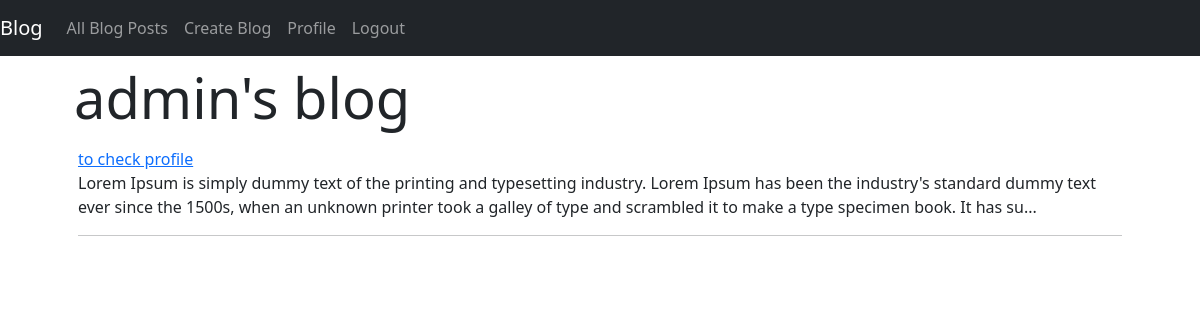
The app's page /accounts/profile/rukhsar/ (signed in) with its own data.
### posts/models.py (models this page shows, shortened)
class Post(models.Model):
    title=models.CharField(max_length=255, blank=True, null=True)
    content=models.TextField(blank=True, null=True)
    created_at=models.DateTimeField(auto_now_add=True, blank=True, null=True)
    updated_at=models.DateTimeField(auto_now=True,  blank=True, null=True)
    author=models.ForeignKey(User, on_delete= models.CASCADE, blank=True, null=True)
    likes=models.ManyToManyField(User,related_name='blog_post')

### accounts/views.py (the view)
# urls.py: path('profile/<str:username>/',user_profile_view,name='profile')
def user_profile_view(request,username):
    user=User.objects.get(username=username)
    posts=Post.objects.filter(author=user)
    context={'posts':posts}
    return render(request,'accounts/profile.html', context=context)

### accounts/templates/accounts/profile.html
{% extends 'base.html' %}
{% block content %}
  <div class="container px-5">
    <div class="row">
      <h1 class ="display-4 p-2">{{user}}'s blog</h1>
    </div>
    <div class="row">
      <div class="col-12">
        {% for p in posts  %}
          <a href="{% url 'posts:detail' id=p.id %}">{{p.title}}</a>
          <br>
          {% if p.content|length > 255 %}
            <p> {{p.content|slice:"255"}}...</p>
          {% else %}
            <p> {{p.content}}</p>
          {% endif %}
          <hr />
        {% endfor %}
        </div>
    </div>
  </div>
{% endblock content %}

### records on screen
Post: title "to check profile", content "Lorem Ipsum is simply dummy text of the printing and typesetting industry. Lorem Ipsum has been the industry's standard dummy text ever since the 1500s, when an unknown printer took a galley of type and scrambled it to make a type specimen book. It has su"

### other values on screen
{{ user }} "admin"
